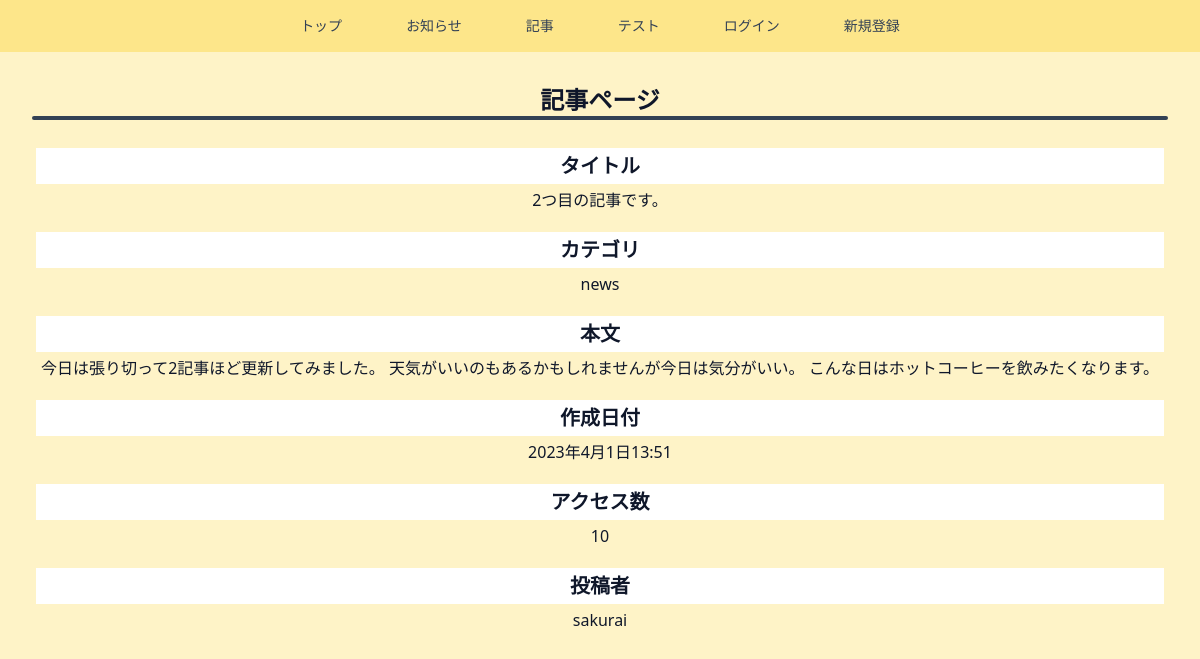
Page /detail_article/2 on the committed database.
### main/models.py (models this page shows, shortened)
class Article(models.Model):
  create_date = models.DateTimeField(default=timezone.now)
  title = models.CharField(max_length=100)
  content = models.TextField()
  category = models.CharField(
    max_length=100,
    choices=ARTICLE_CATEGORY,
  )
  access_count = models.IntegerField(default=0)
  thumbnail = models.ImageField(null=True, blank=True)
  user = models.ForeignKey('auth.User', on_delete=models.CASCADE)

### main/views.py (the view)
# urls.py: path('detail_article/<int:pk>', views.DetailArticleView.as_view(), name='detail_article'),
class DetailArticleView(DeleteView):
  template_name = 'main/detail_view.html'
  model = Article
  def get_object(self):
    q = Article.objects.get(pk=self.kwargs["pk"])
    q.access_count = q.access_count + 1
    q.save()
    return q

### main/templates/main/detail_view.html (shortened to what this page needs)
{% extends 'base.html' %}
{% block content %}
<h1 class="mx-14 text-2xl font-bold">記事ページ</h1>
<hr class="w-full h-1 mx-auto mb-4 bg-slate-700 border-0 rounded">
<div>
  <div class="py-2">
    <p class="m-1 p-1 text-xl font-bold bg-white">タイトル</p>
    <p>{{ object.title }}</p>
  </div>
  <div class="py-2">
    <p class="m-1 p-1 text-xl font-bold bg-white">カテゴリ</p>
    <p>{{ object.category }}</p>
  </div>
  <div class="py-2">
    <p class="m-1 p-1 text-xl font-bold bg-white">本文</p>
    <p>{{ object.content }}</p>
  </div>
  <div class="py-2">
    <p class="m-1 p-1 text-xl font-bold bg-white">作成日付</p>
    <p>{{ object.create_date }}</p>
  </div>
  <div class="py-2">
    <p class="m-1 p-1 text-xl font-bold bg-white">アクセス数</p>
    <p>{{ object.access_count }}</p>
  </div>
  <div class="py-2">
    <p class="m-1 p-1 text-xl font-bold bg-white">投稿者</p>
    <p>{{ object.user }}</p>
  </div>
</div>
{% endblock content %}

### objectMonitorSns/templates/base.html (shortened to what this page needs)
<!DOCTYPE html>
<html lang="ja">
<head>
  <script src="https://cdn.tailwindcss.com"></script>
</head>
<body class="bg-amber-100">
  <div>
    <nav class="sticky top-0 bg-amber-200">
      <div class="flex text-sm sm:justify-center space-x-10 py-2">
        <a href="{% url 'index' %}"
        class="rounded-lg px-3 py-2 text-slate-700 font-medium hover:bg-amber-300 hover:text-slate-900">
          トップ
        </a>
        <a href="{% url 'news_article' %}"
        class="rounded-lg px-3 py-2 text-slate-700 font-medium hover:bg-amber-300 hover:text-slate-900">
          お知らせ
        </a>
        <a href="{% url 'list_article' %}"
        class="rounded-lg px-3 py-2 text-slate-700 font-medium hover:bg-amber-300 hover:text-slate-900">
          記事
        </a>
        <a href="{% url 'create_test' %}"
        class="rounded-lg px-3 py-2 text-slate-700 font-medium hover:bg-amber-300 hover:text-slate-900">
          テスト
        </a>
        {% if request.user.is_authenticated %}
        <a href="{% url 'account:logout' %}"
        class="rounded-lg px-3 py-2 text-slate-700 font-medium hover:bg-amber-300 hover:text-slate-900">
          ログアウト
        </a>
        {% else %}
        <a href="{% url 'account:login' %}"
        class="rounded-lg px-3 py-2 text-slate-700 font-medium hover:bg-amber-300 hover:text-slate-900">
          ログイン
        </a>
        <a href="{% url 'account:signup' %}"
        class="rounded-lg px-3 py-2 text-slate-700 font-medium hover:bg-amber-300 hover:text-slate-900">
          新規登録
        </a>
        {% endif %}
      </div>
    </nav>
    <div class="p-4 m-4 justify-center text-center text-slate-900">
      {% block content %}
      {% endblock content %}
    </div>
  </div>
</body>
</html>

### rows in the picture
Article: title "2つ目の記事です。", category "news", content "今日は張り切って2記事ほど更新してみました。 天気がいいのもあるかもしれませんが今日は気分がいい。 こんな日はホットコーヒーを飲みたくなります。", create_date "2023年4月1日13:51", access_count "10", user "sakurai"
